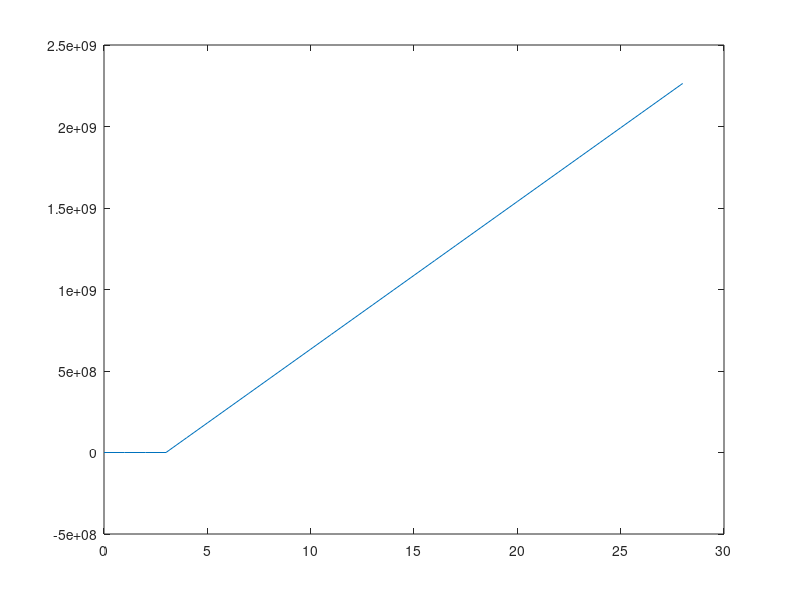

Write the MATLAB code that produced this figure.
% E Plant
clear
c = 1722; % [MW] E plant capacity
c_f = .53; % Capacity factor
PPA = .09; % [$/KWH] Power Purchase Agreement
eta = .53; % Thermal efficiency
fc = 8.71; % [$/Million BTU] fuel cost
c02e = 117; % [lbs c02/Million BTU] c02 emmisions
cf = 60; % [$/ton c02] carbon fee
cc = 2152.5;  % [M$] construction cost

e_py = c * c_f * 365 * 24 * PPA * 1000; % [$] earned per year

qinc = c * c_f * 81891387.76 * 365 /eta; % BTUs produced in 1 year

cof = (qinc/1000000) * fc; % [$] cost of fuel per year
c02 = (qinc/1000000) * c02e; % [lbs] of c02 per year
cfc = (cf/2000) * c02; % [$] carbon fee per year

net_e = e_py - cof; % Net earned per year (no carbon fee)
net_e_cf = net_e - cfc; % Net earned per year (with carbon fee)

CF = [-.3*cc;-.3*cc;-.2*cc;-.3*cc;net_e.*ones(25,1)];
i = [0:28]';
PV = CF./(1+.07).^i;

NPV_NoCarbon = (sum(PV)/1000000); %[M$] Net Present Value (No C02 tax)

CF_Carbon = [-.3*cc;-.3*cc;-.2*cc;-.3*cc;net_e_cf.*ones(25,1)];
PV_C = CF_Carbon./(1+.07).^i;

NPV_Carbon = (sum(PV_C)/1000000); %[M$] Net Present Value (w/C02 tax)

Cum_cash(1)=CF_Carbon(1);
	for k=2:29;
    	Cum_cash(k)=Cum_cash(k-1)+CF_Carbon(k);
    end


x_pts = 0:28;  %x values
y_pts = Cum_cash; %y values
f = @(x)interp1(x_pts,y_pts,x,'linear'); 
plot(x_pts,y_pts)
%find where the interpolation yields zero.
[year,prof]=fzero(f,10); % 5 is a guess
PayBackPeriod = year
%ROI=Average Profit/ Total Investment
%C=[-10000,-5000,7000,7000,15000];
Av_prof= sum(CF_Carbon)/28;
Inv= (cc);

ROI=Av_prof/Inv; %
ROI_CCGT = ROI*100

[xval,fval] = fzero(@(x)(CF_Carbon'*(1+x).^-(0:length(CF_Carbon')-1).'), 3);

IRR=xval;
IRR_CCGT = IRR*100
